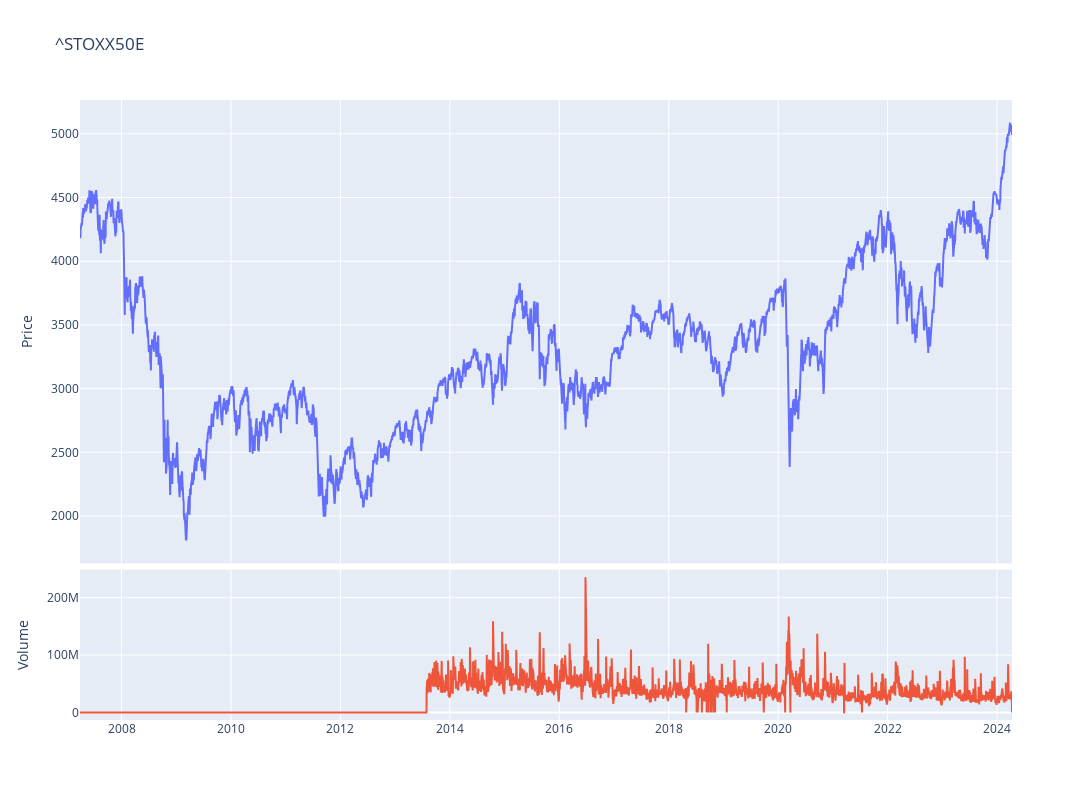

Notebook code for this chart:
### Code cell
fig = make_subplots(rows=4, cols=1,shared_xaxes=True,vertical_spacing=0.01,specs=[[{'rowspan':3,'colspan':1}],[None],[None],[{'rowspan':1,'colspan':1}]])

# Graph (1,1)
fig.add_trace(go.Scatter(x=stock_ticker.index,y=stock_ticker['Close'],mode="lines",name=f"{ticker}"),row=1, col=1)
# Update xaxis properties
fig.update_yaxes(title_text="Price", row=1, col=1)

# Graph (4,1)
fig.add_trace(go.Scatter(x=stock_ticker.index,y=stock_ticker['Volume'],mode="lines",name='Volume'),row=4, col=1)
fig.update_yaxes(title_text="Volume", row=4, col=1)

fig.update_layout(height=800, width=1300,showlegend=False,title=f"{ticker}")

fig.show()

### Figure 1 — Plotly figure (JSON) as saved in the notebook; plotly's stock layout.template omitted (floating-point values rounded to 4 significant figures; data arrays with more than 128 entries replaced by an {"elided": "..."} marker saying what was removed)
{"data": [{"mode": "lines", "name": "^STOXX50E", "type": "scatter", "x": {"elided": "4271 str values"}, "xaxis": "x", "y": {"elided": "4271 float values"}, "yaxis": "y"}, {"mode": "lines", "name": "Volume", "type": "scatter", "x": {"elided": "4271 str values"}, "xaxis": "x2", "y": {"elided": "4271 int values"}, "yaxis": "y2"}], "layout": {"height": 800, "showlegend": false, "title": {"text": "^STOXX50E"}, "width": 1300, "xaxis": {"anchor": "y", "domain": [0, 1], "matches": "x2", "showticklabels": false}, "xaxis2": {"anchor": "y2", "domain": [0, 1]}, "yaxis": {"anchor": "x", "domain": [0.2525, 1], "title": {"text": "Price"}}, "yaxis2": {"anchor": "x2", "domain": [0, 0.2425], "title": {"text": "Volume"}}}}
